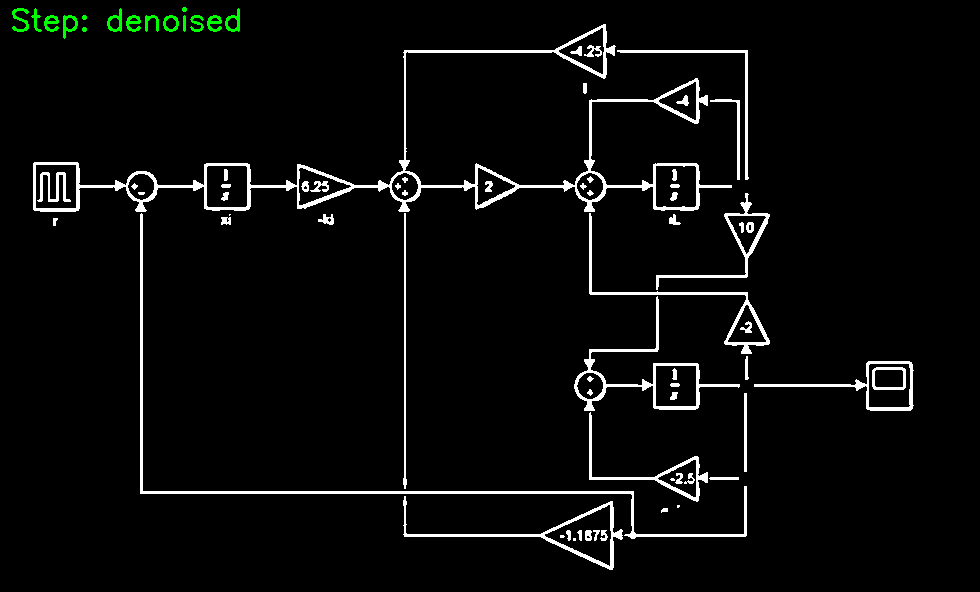
#> input picture results/debug/Automatyka/001_Automatyka_sch1_05_denoised.png, 980 x 592 px
$ python -i line_detector.py   (imports and definitions only)
#> lines starting #> are read from the running program, lines starting #| are printed output that depends on the picture; after the words box and inside, x2 and y2 are one past the last pixel; in counts of white or black regions, pixels touching at a corner belong together
#> further down, picture is the input picture: shape (592, 980, 3); mean B, G, R 9.9, 10.6, 9.9
import os
import json
import cv2
import numpy as np
import shutil
import argparse
from pathlib import Path

# [397 lines left out: functions load_json_ignore_regions, create_mask_from_ignore_regions, is_duplicate_line, filter_lines, apply_morphology, preprocess_image and 1 more, not called in this run]

def detect_multi_scale_edges(image, mask=None):
    """
    Wykrywa krawędzie na wielu skalach i łączy wyniki.

    Args:
        image: Obraz wejściowy
        mask: Maska (opcjonalnie)

    Returns:
        Obraz krawędzi wykrytych na wielu skalach
    """
    if len(image.shape) == 3:
        gray = cv2.cvtColor(image, cv2.COLOR_BGR2GRAY)
    else:
        gray = image

    # Zastosuj maskę, jeśli istnieje
    if mask is not None:
        gray = cv2.bitwise_and(gray, gray, mask=mask)

    # Oblicz średnią jasność obrazu
    non_zero_pixels = gray[gray > 0]
    if len(non_zero_pixels) > 0:
        avg_brightness = np.mean(non_zero_pixels)
#> avg_brightness = 247.8
    else:
        avg_brightness = 128  # Wartość domyślna

    # Utwórz trzy różne obrazy krawędzi z różnymi parametrami

    # 1. Detekcja z niskimi progami dla słabszych krawędzi
    low_threshold = int(max(10, avg_brightness * 0.12))
#> low_threshold = 29
    high_threshold = int(min(150, avg_brightness * 0.4))
#> high_threshold = 99
    edges1 = cv2.Canny(gray, low_threshold, high_threshold, apertureSize=3)
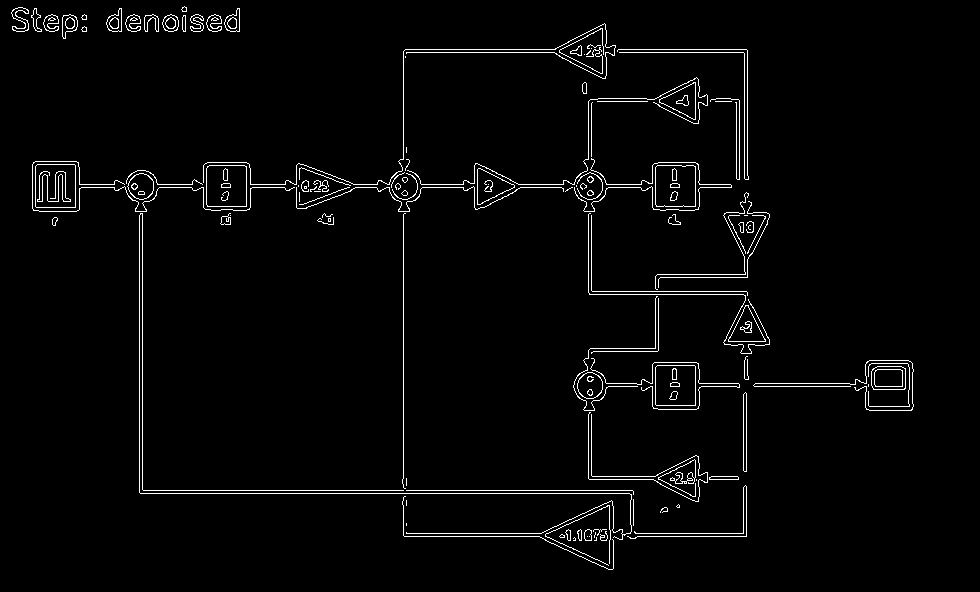
#> edges1: shape (592, 980); 2.5% white in thin lines or dots, all inside (x1, y1, x2, y2) = (11, 6, 914, 570)

    # 2. Detekcja ze standardowymi progami
    std_threshold_low = int(max(20, avg_brightness * 0.2))
#> std_threshold_low = 49
    std_threshold_high = int(min(200, avg_brightness * 0.6))
#> std_threshold_high = 148
    edges2 = cv2.Canny(gray, std_threshold_low, std_threshold_high, apertureSize=3)

    # 3. Detekcja z wysokimi progami dla silniejszych krawędzi
    high_threshold_low = int(max(40, avg_brightness * 0.3))
#> high_threshold_low = 74
    high_threshold_high = int(min(250, avg_brightness * 0.8))
#> high_threshold_high = 198
    edges3 = cv2.Canny(gray, high_threshold_low, high_threshold_high, apertureSize=3)

    # Połącz wyniki operacją OR
    combined_edges = cv2.bitwise_or(edges1, edges2)
    combined_edges = cv2.bitwise_or(combined_edges, edges3)

    return combined_edges

# [393 lines left out: functions verify_line_on_edges, detect_lines, process_dataset, main, not called in this run]

# [2 lines not run here, left out]

>>> import cv2
>>> picture = cv2.imread('../../results/debug/Automatyka/001_Automatyka_sch1_05_denoised.png')
>>> result = detect_multi_scale_edges(picture)
